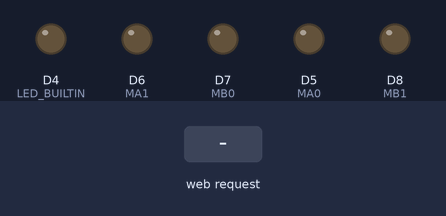
Recording of a sketch running on a simulated ESP8266 (NodeMCU). Shown: output pins drawn as LEDs (lit = HIGH, except the on-board LED, lit = LOW). The test bench sets the inputs (shaded band). WiFi joins after 1.5 s; servers stay silent unless stated.

Above: at 4.7 s.
4.8 s: HTTP request GET /action=forward received
At 5.8 s:
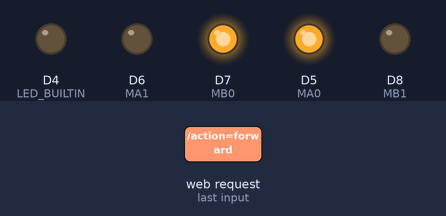
6.3 s: HTTP request GET /action=backward received
At 6.9 s:
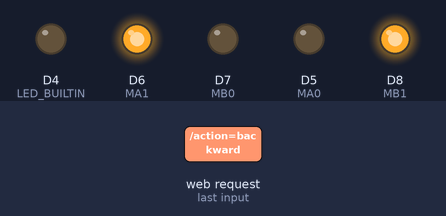
7.8 s: HTTP request GET /action=right received
At 9.0 s:
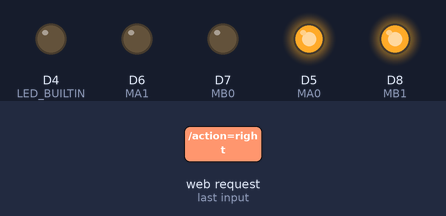
9.3 s: HTTP request GET /action=left received
At 10.4 s:
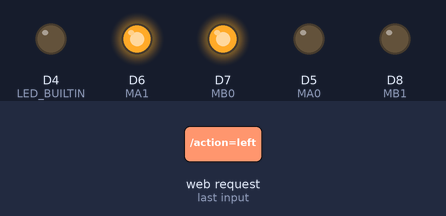
10.8 s: HTTP request GET /action=stop received
At 11.6 s:
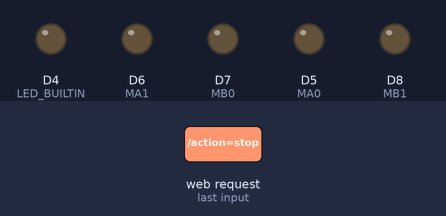
Timing chart, 0 to 13.3 s (numbered marks = the images above; inputs shaded):
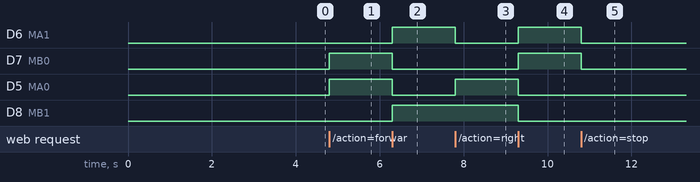

Measured:
- after the input at 4.8 s, D7 (MB0), D5 (MA0): LOW → HIGH at once
- after the input at 6.3 s, D6 (MA1), D8 (MB1): LOW → HIGH at once; D7 (MB0), D5 (MA0): HIGH → LOW at once
- after the input at 7.8 s, D6 (MA1): HIGH → LOW at once; D5 (MA0): LOW → HIGH at once
- after the input at 9.3 s, D6 (MA1), D7 (MB0): LOW → HIGH at once; D5 (MA0), D8 (MB1): HIGH → LOW at once
- after the input at 10.8 s, D6 (MA1), D7 (MB0): HIGH → LOW at once

The sketch:

rover.ino
```cpp
#include <ESP8266WiFi.h>
#include <ESP8266mDNS.h>
#include <WiFiUdp.h>

WiFiServer server(80);
const int MA0 = D5;
const int MA1 = D6;
const int MB0 = D7;
const int MB1 = D8;

unsigned long last_use_millis= 0;

void setup() {
  //Initialize Server
  WiFi.mode(WIFI_STA);
  WiFi.setAutoReconnect(true);
  WiFi.begin("MichosMalucos", "delunoalnueve");
  while (WiFi.status() != WL_CONNECTED){
  blinky(250);
  }
  server.begin();

  //Initialize rover
  pinMode(MA0, OUTPUT);
  pinMode(MA1, OUTPUT);
  pinMode(MB0, OUTPUT);
  pinMode(MB1, OUTPUT);

  //Setup auto off mode
  last_use_millis = millis();

  //Setup debug
  pinMode(LED_BUILTIN, OUTPUT);
  blinky(1000);

  //start the rover stopped
  brake();

}

//Individual motor movement

void motor_a_forward(){
  digitalWrite(MA0, HIGH);
  digitalWrite(MA1, LOW);
}

void motor_b_forward(){
  digitalWrite(MB0, HIGH);
  digitalWrite(MB1, LOW);
}

void motor_a_backward(){
  digitalWrite(MA0, LOW);
  digitalWrite(MA1, HIGH);
}

void motor_b_backward(){
  digitalWrite(MB0, LOW);
  digitalWrite(MB1, HIGH);
}

void motor_a_stop(){
  digitalWrite(MA0, LOW);
  digitalWrite(MA1, LOW);
}

void motor_b_stop(){
  digitalWrite(MB0, LOW);
  digitalWrite(MB1, LOW);
}

// Rover movement

void brake(){
  motor_a_stop();
  motor_b_stop();
}

void forward(){
  motor_a_forward();
  motor_b_forward();
}

void backward(){
  motor_a_backward();
  motor_b_backward();
}

void right(){
  motor_a_forward();
  motor_b_backward();
}

void left(){
  motor_a_backward();
  motor_b_forward();
}


void blinky(int duration){ //in milliseconds
    digitalWrite(LED_BUILTIN, LOW); //turn on
    delay(duration);
    digitalWrite(LED_BUILTIN, HIGH); //turn off
    delay(duration);
  }

void loop() {

  //if more than 1 minute whithout client deep sleep
  if( ( millis() - last_use_millis ) > 60000 ) {
    blinky(200);
    blinky(200);
    blinky(200);
    ESP.deepSleep(0);
  }

  //Check & wait for client
  WiFiClient client = server.available();
  if (!client) return;
  while(!client.available()) delay(1);

  // Read Request
  String request = client.readStringUntil('\r');
  client.flush();

  if (request.indexOf("/action=forward") != -1) {
    forward();
  } else if (request.indexOf("/action=backward") != -1) {
    backward();
  } else if (request.indexOf("/action=right") != -1) {
    right();
  } else if (request.indexOf("/action=left") != -1) {
    left();
  } else if (request.indexOf("/action=stop") != -1) {
    brake();
  }

  // Send Response
  client.println("HTTP/1.1 200 OK");
  client.println("Content-Type: text/html");
  client.println(""); //  do not forget this one
  client.println("<!DOCTYPE HTML>");
  client.println("<html>");
  client.println("<meta charset=\"UTF-8\"/>");

  client.println("<h1>");
  client.print("Oz Rover");
  client.println("<br>");
  client.println("<a href=\"/action=forward\">foward</a><br>");
  client.println("<a href=\"/action=backward\">backward</a><br>");
  client.println("<a href=\"/action=right\">right</a><br>");
  client.println("<a href=\"/action=left\">left</a><br>");
  client.println("<a href=\"/action=stop\">stop</a><br>");
  client.println("</h1>");
  client.println("</html>");

  delay(10);

  //Auto turnoff measure
  last_use_millis = millis();

}
```
